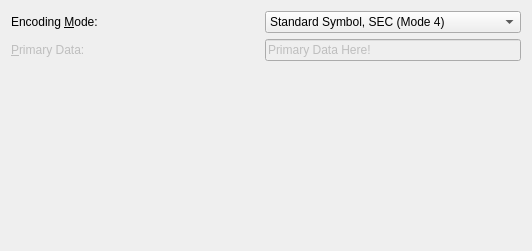
<?xml version="1.0" encoding="UTF-8"?>
<ui version="4.0">
 <class>grpMicroPDF</class>
 <widget class="QWidget" name="grpMicroPDF">
  <property name="geometry">
   <rect>
    <x>0</x>
    <y>0</y>
    <width>532</width>
    <height>251</height>
   </rect>
  </property>
  <property name="windowTitle">
   <string>Form</string>
  </property>
  <layout class="QVBoxLayout" name="verticalLayout">
   <item>
    <layout class="QGridLayout" name="gridLayout">
     <item row="0" column="0">
      <widget class="QLabel" name="lblMaxiMode">
       <property name="text">
        <string>Encoding &amp;Mode:</string>
       </property>
       <property name="alignment">
        <set>Qt::AlignLeading|Qt::AlignLeft|Qt::AlignVCenter</set>
       </property>
       <property name="buddy">
        <cstring>cmbMaxiMode</cstring>
       </property>
      </widget>
     </item>
     <item row="1" column="0">
      <widget class="QLabel" name="lblMaxiPrimary">
       <property name="enabled">
        <bool>false</bool>
       </property>
       <property name="text">
        <string>&amp;Primary Data:</string>
       </property>
       <property name="alignment">
        <set>Qt::AlignLeading|Qt::AlignLeft|Qt::AlignVCenter</set>
       </property>
       <property name="buddy">
        <cstring>txtMaxiPrimary</cstring>
       </property>
      </widget>
     </item>
     <item row="0" column="1">
      <widget class="QComboBox" name="cmbMaxiMode">
       <property name="sizePolicy">
        <sizepolicy hsizetype="Preferred" vsizetype="Fixed">
         <horstretch>0</horstretch>
         <verstretch>0</verstretch>
        </sizepolicy>
       </property>
       <property name="currentIndex">
        <number>1</number>
       </property>
       <item>
        <property name="text">
         <string>Structured Carrier Message (Mode 2 or 3)</string>
        </property>
       </item>
       <item>
        <property name="text">
         <string>Standard Symbol, SEC (Mode 4)</string>
        </property>
       </item>
       <item>
        <property name="text">
         <string>Full ECC Symbol (Mode 5)</string>
        </property>
       </item>
       <item>
        <property name="text">
         <string>Reader Program, SEC (Mode 6)</string>
        </property>
       </item>
      </widget>
     </item>
     <item row="1" column="1">
      <widget class="QLineEdit" name="txtMaxiPrimary">
       <property name="enabled">
        <bool>false</bool>
       </property>
       <property name="sizePolicy">
        <sizepolicy hsizetype="Preferred" vsizetype="Fixed">
         <horstretch>0</horstretch>
         <verstretch>0</verstretch>
        </sizepolicy>
       </property>
       <property name="text">
        <string>Primary Data Here!</string>
       </property>
      </widget>
     </item>
    </layout>
   </item>
   <item>
    <spacer name="verticalSpacer">
     <property name="orientation">
      <enum>Qt::Vertical</enum>
     </property>
     <property name="sizeHint" stdset="0">
      <size>
       <width>20</width>
       <height>40</height>
      </size>
     </property>
    </spacer>
   </item>
  </layout>
 </widget>
 <resources/>
 <connections/>
</ui>
